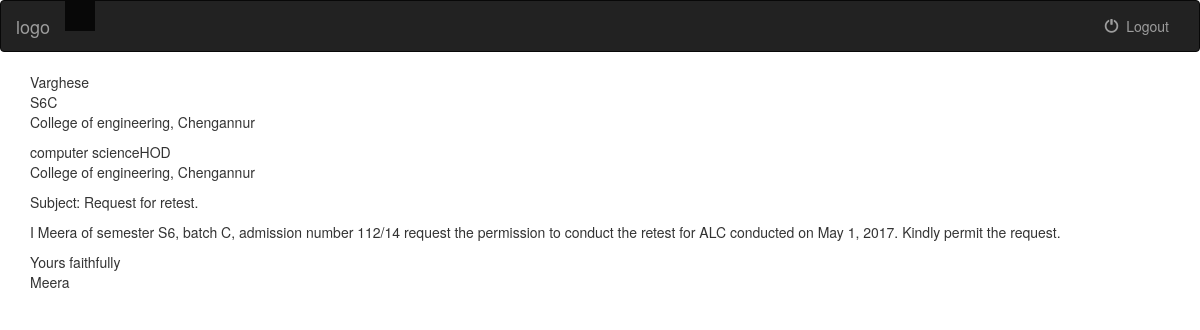
The page /retest/retest/17/retreq (signed in) on the database its author committed.
### retest/models.py (models this page shows, shortened)
class Retest(models.Model):
	semester = models.ForeignKey(Semester)
	dept = models.ForeignKey(Departement)
	batch = models.ForeignKey(Batch)
	date = models.DateField(default=0)
	subject = models.ForeignKey(Subject)
	name = models.CharField(max_length=50)
	admnno = models.CharField(max_length=50)
	reason = models.CharField(max_length=50)
	proof = models.CharField(max_length=200)
	is_hod = models.BooleanField(default=False)
	is_principal = models.BooleanField(default=False)
	notify = models.BooleanField(default=False)
	is_sure = models.BooleanField(default=False)

class Semester(models.Model):
	sem = models.CharField(max_length=50)
	def __str__(self):
				 return self.sem

class Batch(models.Model):
	div = models.CharField(max_length=1)
	def __str__(self):
				 return self.div

class Departement(models.Model):
	dept = models.CharField(max_length=50)
	hod = models.ForeignKey('auth.User')
	def __str__(self):
				 return self.dept

class Subject(models.Model):
	dept = models.ForeignKey(Departement)
	semester = models.ForeignKey(Semester)
	sub = models.CharField(max_length=50)
	def __str__(self):
				 return self.sub

### retest/views.py (the view)
# urls.py: url(r'^retest/(?P<retest_id>[0-9]+)/retreq$' , views.retreq, name='retreq' ),
@login_required
def retreq(request, retest_id):
    try:
        retest= Retest.objects.get(pk=retest_id)
    except Retest.DoesNotExist:
        raise Http404("Request does not exit")
    return render(request, 'retest/retreq.html' , { 'retest': retest })

### retest/templates/retest/retreq.html (shortened to what this page needs)
{% load staticfiles %}
<!DOCTYPE html>
<html lang="en">
<head>
  <link rel="stylesheet" href="https://maxcdn.bootstrapcdn.com/bootstrap/3.3.7/css/bootstrap.min.css">
</head>
<body>
	<nav class="navbar navbar-inverse">
    <div class="container-fluid">
      <div class="navbar-header">
        <a class="navbar-brand" href="#">logo</a>
      </div>
      <div class="collapse navbar-collapse" id="myNavbar">
        <ul class="nav navbar-nav">
          <li class="active"><a href="#"></a></li>
        </ul>
        <ul class="nav navbar-nav navbar-right">
          <li><a href="{% url 'retest:logout_user' %}">
                        <span class="glyphicon glyphicon-off" aria-hidden="true"></span>&nbsp; Logout
                    </a></li>
        </ul>
      </div>
    </div>
  </nav>
  <div class="container">
  <p>Varghese<br>{{retest.semester }}{{ retest.batch }}<br>College of engineering, Chengannur</p>
  </div>
  <div class="container">
  <p>{{retest.dept}}HOD<br>College of engineering, Chengannur</p>
  </div>
  <div class="container">
  <p>Subject: Request for retest.</p>
  </div>
  <div class="container">
  <p> I {{retest.name}} of semester {{retest.semester}}, batch {{ retest.batch }}, admission number {{retest.admnno }} request the permission to conduct the retest for {{ retest.subject }} conducted on {{ retest.date }}. Kindly permit the request.</p>
  </div>
  <div class="container">
  <p>Yours faithfully<br>{{ retest.name}}</p>
  </div>

### rows shown on the page
Retest: semester "S6", batch "C", dept "computer science", name "Meera", admnno "112/14", subject "ALC", date "May 1, 2017"
